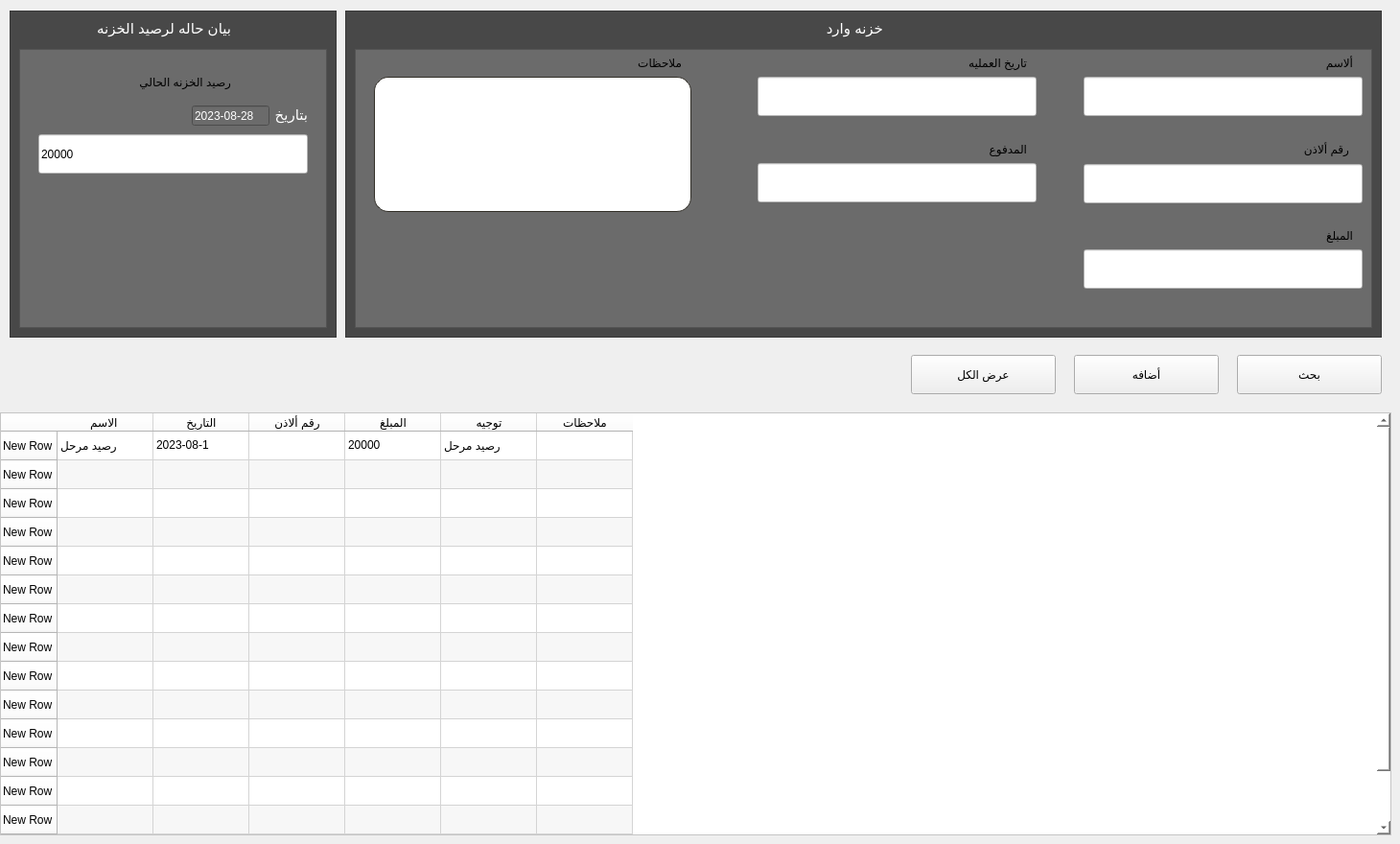
     <widget class="QWidget" name="tab_11">
      <attribute name="title">
       <string>وارد</string>
      </attribute>
      <widget class="QGraphicsView" name="graphicsView_51">
       <property name="geometry">
        <rect>
         <x>10</x>
         <y>11</y>
         <width>341</width>
         <height>341</height>
        </rect>
       </property>
       <property name="styleSheet">
        <string notr="true">background-color: rgb(72, 72, 72);
</string>
       </property>
      </widget>
      <widget class="QGraphicsView" name="graphicsView_52">
       <property name="geometry">
        <rect>
         <x>360</x>
         <y>11</y>
         <width>1081</width>
         <height>341</height>
        </rect>
       </property>
       <property name="styleSheet">
        <string notr="true">background-color: rgb(72, 72, 72);
</string>
       </property>
      </widget>
      <widget class="QGraphicsView" name="graphicsView_53">
       <property name="geometry">
        <rect>
         <x>20</x>
         <y>51</y>
         <width>321</width>
         <height>291</height>
        </rect>
       </property>
       <property name="styleSheet">
        <string notr="true">background-color: rgb(136, 136, 136);
background-color: rgb(107, 107, 107);</string>
       </property>
      </widget>
      <widget class="QGraphicsView" name="graphicsView_54">
       <property name="geometry">
        <rect>
         <x>370</x>
         <y>51</y>
         <width>1061</width>
         <height>291</height>
        </rect>
       </property>
       <property name="styleSheet">
        <string notr="true">background-color: rgb(136, 136, 136);
background-color: rgb(107, 107, 107);</string>
       </property>
      </widget>
      <widget class="QTableWidget" name="tableWidget_5">
       <property name="geometry">
        <rect>
         <x>0</x>
         <y>430</y>
         <width>1451</width>
         <height>441</height>
        </rect>
       </property>
       <property name="styleSheet">
        <string notr="true">background-color: rgb(255, 255, 255);</string>
       </property>
       <property name="alternatingRowColors">
        <bool>true</bool>
       </property>
       <property name="horizontalScrollMode">
        <enum>QAbstractItemView::ScrollPerPixel</enum>
       </property>
       <property name="showGrid">
        <bool>true</bool>
       </property>
       <property name="gridStyle">
        <enum>Qt::CustomDashLine</enum>
       </property>
       <property name="sortingEnabled">
        <bool>true</bool>
       </property>
       <property name="wordWrap">
        <bool>true</bool>
       </property>
       <row>
        <property name="text">
         <string>New Row</string>
        </property>
       </row>
       <row>
        <property name="text">
         <string>New Row</string>
        </property>
       </row>
       <row>
        <property name="text">
         <string>New Row</string>
        </property>
       </row>
       <row>
        <property name="text">
         <string>New Row</string>
        </property>
       </row>
       <row>
        <property name="text">
         <string>New Row</string>
        </property>
       </row>
       <row>
        <property name="text">
         <string>New Row</string>
        </property>
       </row>
       <row>
        <property name="text">
         <string>New Row</string>
        </property>
       </row>
       <row>
        <property name="text">
         <string>New Row</string>
        </property>
       </row>
       <row>
        <property name="text">
         <string>New Row</string>
        </property>
       </row>
       <row>
        <property name="text">
         <string>New Row</string>
        </property>
       </row>
       <row>
        <property name="text">
         <string>New Row</string>
        </property>
       </row>
       <row>
        <property name="text">
         <string>New Row</string>
        </property>
       </row>
       <row>
        <property name="text">
         <string>New Row</string>
        </property>
       </row>
       <row>
        <property name="text">
         <string>New Row</string>
        </property>
       </row>
       <row>
        <property name="text">
         <string>New Row</string>
        </property>
       </row>
       <row>
        <property name="text">
         <string>New Row</string>
        </property>
       </row>
       <column>
        <property name="text">
         <string>الاسم </string>
        </property>
       </column>
       <column>
        <property name="text">
         <string>التاريخ</string>
        </property>
       </column>
       <column>
        <property name="text">
         <string>رقم ألاذن</string>
        </property>
       </column>
       <column>
        <property name="text">
         <string>المبلغ</string>
        </property>
       </column>
       <column>
        <property name="text">
         <string>توجيه</string>
        </property>
       </column>
       <column>
        <property name="text">
         <string>ملاحظات</string>
        </property>
       </column>
       <item row="0" column="0">
        <property name="text">
         <string>رصيد مرحل</string>
        </property>
       </item>
       <item row="0" column="1">
        <property name="text">
         <string>2023-08-1</string>
        </property>
       </item>
       <item row="0" column="2">
        <property name="text">
         <string/>
        </property>
       </item>
       <item row="0" column="3">
        <property name="text">
         <string>20000</string>
        </property>
       </item>
       <item row="0" column="4">
        <property name="text">
         <string>رصيد مرحل</string>
        </property>
       </item>
       <item row="1" column="0">
        <property name="text">
         <string/>
        </property>
       </item>
       <item row="1" column="1">
        <property name="text">
         <string/>
        </property>
       </item>
       <item row="1" column="2">
        <property name="text">
         <string/>
        </property>
       </item>
       <item row="1" column="3">
        <property name="text">
         <string/>
        </property>
       </item>
       <item row="1" column="4">
        <property name="text">
         <string/>
        </property>
       </item>
       <item row="1" column="5">
        <property name="text">
         <string/>
        </property>
       </item>
       <item row="2" column="0">
        <property name="text">
         <string/>
        </property>
       </item>
       <item row="2" column="1">
        <property name="text">
         <string/>
        </property>
       </item>
       <item row="2" column="2">
        <property name="text">
         <string/>
        </property>
       </item>
       <item row="2" column="3">
        <property name="text">
         <string/>
        </property>
       </item>
       <item row="2" column="4">
        <property name="text">
         <string/>
        </property>
       </item>
       <item row="3" column="0">
        <property name="text">
         <string/>
        </property>
       </item>
       <item row="3" column="1">
        <property name="text">
         <string/>
        </property>
       </item>
       <item row="3" column="2">
        <property name="text">
         <string/>
        </property>
       </item>
       <item row="3" column="3">
        <property name="text">
         <string/>
        </property>
       </item>
       <item row="3" column="4">
        <property name="text">
         <string/>
        </property>
       </item>
       <item row="4" column="0">
        <property name="text">
         <string/>
        </property>
       </item>
       <item row="4" column="1">
        <property name="text">
         <string/>
        </property>
       </item>
       <item row="4" column="2">
        <property name="text">
         <string/>
        </property>
       </item>
       <item row="4" column="3">
        <property name="text">
         <string/>
        </property>
       </item>
       <item row="4" column="4">
        <property name="text">
         <string/>
        </property>
       </item>
      </widget>
      <widget class="QLabel" name="label_93">
       <property name="geometry">
        <rect>
         <x>780</x>
         <y>20</y>
         <width>141</width>
         <height>20</height>
        </rect>
       </property>
       <property name="styleSheet">
        <string notr="true">background-color: transparent;
color: rgb(255, 255, 255);
font-size:15px;</string>
       </property>
       <property name="text">
        <string>خزنه وارد</string>
       </property>
      </widget>
      <widget class="QLineEdit" name="subscription_men_startdate_LINE_35">
       <property name="geometry">
        <rect>
         <x>40</x>
         <y>140</y>
         <width>281</width>
         <height>41</height>
        </rect>
       </property>
       <property name="styleSheet">
        <string notr="true">	background-color: rgb(255, 255, 255);
</string>
       </property>
       <property name="text">
        <string>20000</string>
       </property>
       <property name="readOnly">
        <bool>true</bool>
       </property>
      </widget>
      <widget class="QLabel" name="label_161">
       <property name="geometry">
        <rect>
         <x>110</x>
         <y>70</y>
         <width>131</width>
         <height>31</height>
        </rect>
       </property>
       <property name="styleSheet">
        <string notr="true">background-color: transparent;
</string>
       </property>
       <property name="text">
        <string>رصيد الخزنه الحالي</string>
       </property>
      </widget>
      <widget class="QLabel" name="label_162">
       <property name="geometry">
        <rect>
         <x>620</x>
         <y>50</y>
         <width>91</width>
         <height>31</height>
        </rect>
       </property>
       <property name="styleSheet">
        <string notr="true">background-color: transparent;
</string>
       </property>
       <property name="text">
        <string>ملاحظات</string>
       </property>
      </widget>
      <widget class="QLabel" name="label_163">
       <property name="geometry">
        <rect>
         <x>1320</x>
         <y>230</y>
         <width>91</width>
         <height>31</height>
        </rect>
       </property>
       <property name="styleSheet">
        <string notr="true">background-color: transparent;
</string>
       </property>
       <property name="text">
        <string>المبلغ</string>
       </property>
      </widget>
      <widget class="QLineEdit" name="subscription_men_paid_LINE_15">
       <property name="geometry">
        <rect>
         <x>1130</x>
         <y>260</y>
         <width>291</width>
         <height>41</height>
        </rect>
       </property>
       <property name="styleSheet">
        <string notr="true">	background-color: rgb(255, 255, 255);
</string>
       </property>
       <property name="text">
        <string/>
       </property>
      </widget>
      <widget class="QLineEdit" name="subscription_tab_men_code_LINE_11">
       <property name="geometry">
        <rect>
         <x>1130</x>
         <y>171</y>
         <width>291</width>
         <height>41</height>
        </rect>
       </property>
       <property name="styleSheet">
        <string notr="true">background-color: rgb(255, 255, 255);</string>
       </property>
       <property name="text">
        <string/>
       </property>
      </widget>
      <widget class="QLineEdit" name="subscription_men_startdate_LINE_36">
       <property name="geometry">
        <rect>
         <x>790</x>
         <y>80</y>
         <width>291</width>
         <height>41</height>
        </rect>
       </property>
       <property name="styleSheet">
        <string notr="true">	background-color: rgb(255, 255, 255);
</string>
       </property>
       <property name="text">
        <string/>
       </property>
      </widget>
      <widget class="QLineEdit" name="subscription_tab_men_code_LINE_12">
       <property name="geometry">
        <rect>
         <x>1130</x>
         <y>80</y>
         <width>291</width>
         <height>41</height>
        </rect>
       </property>
       <property name="styleSheet">
        <string notr="true">background-color: rgb(255, 255, 255);</string>
       </property>
       <property name="text">
        <string/>
       </property>
      </widget>
      <widget class="QLabel" name="label_164">
       <property name="geometry">
        <rect>
         <x>1360</x>
         <y>50</y>
         <width>51</width>
         <height>31</height>
        </rect>
       </property>
       <property name="styleSheet">
        <string notr="true">background-color: transparent;
</string>
       </property>
       <property name="text">
        <string>ألاسم</string>
       </property>
      </widget>
      <widget class="QLineEdit" name="subscription_men_startdate_LINE_37">
       <property name="geometry">
        <rect>
         <x>790</x>
         <y>170</y>
         <width>291</width>
         <height>41</height>
        </rect>
       </property>
       <property name="styleSheet">
        <string notr="true">	background-color: rgb(255, 255, 255);
</string>
       </property>
       <property name="text">
        <string/>
       </property>
      </widget>
      <widget class="QLabel" name="label_165">
       <property name="geometry">
        <rect>
         <x>980</x>
         <y>50</y>
         <width>91</width>
         <height>31</height>
        </rect>
       </property>
       <property name="styleSheet">
        <string notr="true">background-color: transparent;
</string>
       </property>
       <property name="text">
        <string>تاريخ العمليه</string>
       </property>
      </widget>
      <widget class="QLabel" name="label_166">
       <property name="geometry">
        <rect>
         <x>980</x>
         <y>140</y>
         <width>91</width>
         <height>31</height>
        </rect>
       </property>
       <property name="styleSheet">
        <string notr="true">background-color: transparent;
</string>
       </property>
       <property name="text">
        <string>المدفوع</string>
       </property>
      </widget>
      <widget class="QLabel" name="label_167">
       <property name="geometry">
        <rect>
         <x>1346</x>
         <y>140</y>
         <width>61</width>
         <height>31</height>
        </rect>
       </property>
       <property name="styleSheet">
        <string notr="true">background-color: transparent;
</string>
       </property>
       <property name="text">
        <string>رقم ألاذن</string>
       </property>
      </widget>
      <widget class="QTextEdit" name="textEdit">
       <property name="geometry">
        <rect>
         <x>390</x>
         <y>80</y>
         <width>331</width>
         <height>141</height>
        </rect>
       </property>
       <property name="styleSheet">
        <string notr="true">font: 12pt &quot;Droid Sans Arabic&quot;;
	border-radius:15px;
	border:1px solid #333029;
	display:inline-block;
	cursor:pointer;	background-color: rgb(255, 255, 255);
</string>
       </property>
       <property name="overwriteMode">
        <bool>true</bool>
       </property>
      </widget>
      <widget class="QPushButton" name="subscription_men_sahowall_btn_10">
       <property name="geometry">
        <rect>
         <x>950</x>
         <y>370</y>
         <width>151</width>
         <height>41</height>
        </rect>
       </property>
       <property name="styleSheet">
        <string notr="true">.QPushButton:hover {
	background:linear-gradient(to bottom, #ccc2a6 5%, #eae0c2 100%);
	
	color: rgb(0, 0, 0);
		
	background-color: rgb(255, 255, 255);
	border-color: rgb(38, 38, 38);

}
.QPushButton:active {
	position:relative;
	top:1px;
}</string>
       </property>
       <property name="text">
        <string>عرض الكل</string>
       </property>
      </widget>
      <widget class="QPushButton" name="subscription_men_search_btn_8">
       <property name="geometry">
        <rect>
         <x>1290</x>
         <y>370</y>
         <width>151</width>
         <height>41</height>
        </rect>
       </property>
       <property name="styleSheet">
        <string notr="true">
.QPushButton:hover {
	background:linear-gradient(to bottom, #ccc2a6 5%, #eae0c2 100%);
	
	color: rgb(0, 0, 0);
		
	background-color: rgb(255, 255, 255);
	border-color: rgb(38, 38, 38);

}
.QPushButton:active {
	position:relative;
	top:1px;
}</string>
       </property>
       <property name="text">
        <string>بحث</string>
       </property>
      </widget>
      <widget class="QPushButton" name="subscription_men_add_btn_8">
       <property name="geometry">
        <rect>
         <x>1120</x>
         <y>370</y>
         <width>151</width>
         <height>41</height>
        </rect>
       </property>
       <property name="styleSheet">
        <string notr="true">.QPushButton:hover {
	background:linear-gradient(to bottom, #ccc2a6 5%, #eae0c2 100%);
	
	color: rgb(0, 0, 0);
		
	background-color: rgb(255, 255, 255);
	border-color: rgb(0, 0, 0);

}
.QPushButton:active {
	position:relative;
	top:1px;
}</string>
       </property>
       <property name="text">
        <string>أضافه</string>
       </property>
      </widget>
      <widget class="QLabel" name="label_97">
       <property name="geometry">
        <rect>
         <x>280</x>
         <y>110</y>
         <width>41</width>
         <height>20</height>
        </rect>
       </property>
       <property name="styleSheet">
        <string notr="true">background-color: transparent;
color: rgb(255, 255, 255);
font-size:15px;</string>
       </property>
       <property name="text">
        <string>بتاريخ</string>
       </property>
      </widget>
      <widget class="QLineEdit" name="subscription_men_startdate_LINE_38">
       <property name="geometry">
        <rect>
         <x>200</x>
         <y>110</y>
         <width>81</width>
         <height>21</height>
        </rect>
       </property>
       <property name="styleSheet">
        <string notr="true">background-color: rgb(107, 107, 107);
border-color: rgb(107, 107, 107);
color: rgb(255, 255, 255);</string>
       </property>
       <property name="text">
        <string>2023-08-28</string>
       </property>
      </widget>
      <widget class="QLabel" name="label_104">
       <property name="geometry">
        <rect>
         <x>100</x>
         <y>20</y>
         <width>141</width>
         <height>20</height>
        </rect>
       </property>
       <property name="styleSheet">
        <string notr="true">background-color: transparent;
color: rgb(255, 255, 255);
font-size:15px;</string>
       </property>
       <property name="text">
        <string>بيان حاله لرصيد الخزنه</string>
       </property>
      </widget>
     </widget>
